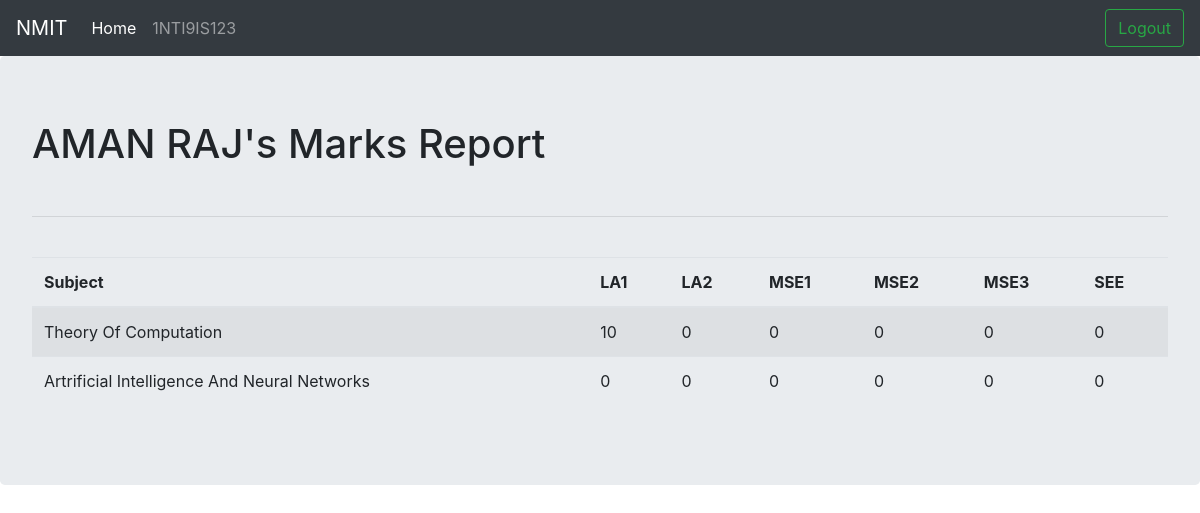
/academic/marks_report/ (signed in), run on the app's committed database.
### academic/models.py (models this page shows, shortened)
class subject(models.Model):
    name = models.CharField(max_length=50,blank=True,null=True)
    code = models.CharField(max_length=10,blank=True,null=True)
    dept_id = models.ForeignKey(department,on_delete = models.CASCADE,blank=True,null=True)
    description = models.CharField(max_length=50,blank=True,null=True)
    credit = models.IntegerField(blank=True,null=True,default=3)

### academic/views.py (the view)
# urls.py: path('marks_report/',views.marks_report,name='marks_report'),
def marks_report(request):
    class_id = registered_students.objects.get(student=request.user)
    sclass = sub_class.objects.get(id = class_id.class_id.id)
    mclass = main_class.objects.get(id = sclass.parent_class.id)
    smarks = list(marks.objects.filter(student=request.user))
    subjects = list(class_subject.objects.filter(class_id=mclass))
    report = {}
    for i in subjects:
        report[i.class_subject.name] = {'LA1':0,'LA2':0,'MSE1':0,'MSE2':0,'MSE3':0,'SEE':0}
    for i in smarks:
        report[i.test_id.subject_id.class_subject.name][i.test_id.test_type.code] = i.marks_obtained
    print(report)
    return render(request,'marks_report.html',{'report':report})

### academic/templates/marks_report.html
{% extends "base.html" %}
{% block content %}
<div class="jumbotron">
  <h1>{{user.first_name}}'s Marks Report</h1>
  <br><hr><br>
  <table class="table table-striped">
    <thead>
      <tr>
        <th>Subject</th>
        <th>LA1</th>
        <th>LA2</th>
        <th>MSE1</th>
        <th>MSE2</th>
        <th>MSE3</th>
        <th>SEE</th>
      </tr>
    </thead>
    <tbody>
      {% for i,j in report.items %}
      <tr>
        <td>{{i}}</td>
        {% for p,q in j.items  %}
        <td>{{q}}</td>
        {% endfor %}
      </tr>
      {% endfor %}
    </tbody>
  </table>
</div>
{% endblock %}

### templates/base.html (shortened to what this page needs)
<!DOCTYPE html>
<html>
<head>
	<link rel="stylesheet" href="https://cdn.jsdelivr.net/npm/bootstrap@4.6.0/dist/css/bootstrap.min.css">
</head>
<body>
	{% if user.is_authenticated %}
	<nav class="navbar navbar-expand-lg navbar-dark bg-dark">
  <a class="navbar-brand" href="#">NMIT</a>
  <div class="collapse navbar-collapse" id="navbarTogglerDemo03">
    <ul class="navbar-nav mr-auto mt-2 mt-lg-0">
      <li class="nav-item active">
        <a class="nav-link" href="#">Home <span class="sr-only">(current)</span></a>
      </li>
      <li class="nav-item">
        <a class="nav-link" href="#">{{ user.username }}</a>
      </li>
    </ul>
      <a href="{% url 'user:logout' %}"><button class="btn btn-outline-success my-2 my-sm-0" >Logout</button></a>
  </div>
</nav>
{% endif %}
	{% block content %}
	{% endblock %}
</body>
</html>

### data on the page
subject: report "Theory Of Computation"
subject: report "Artrificial Intelligence And Neural Networks"

### other printed values
{{ user.username }} "1NTI9IS123"
{{ user.first_name }} "AMAN RAJ"
{{ q }} "10" "0" "0" "0" "0" "0" "0" "0" "0" "0" "0" "0"
